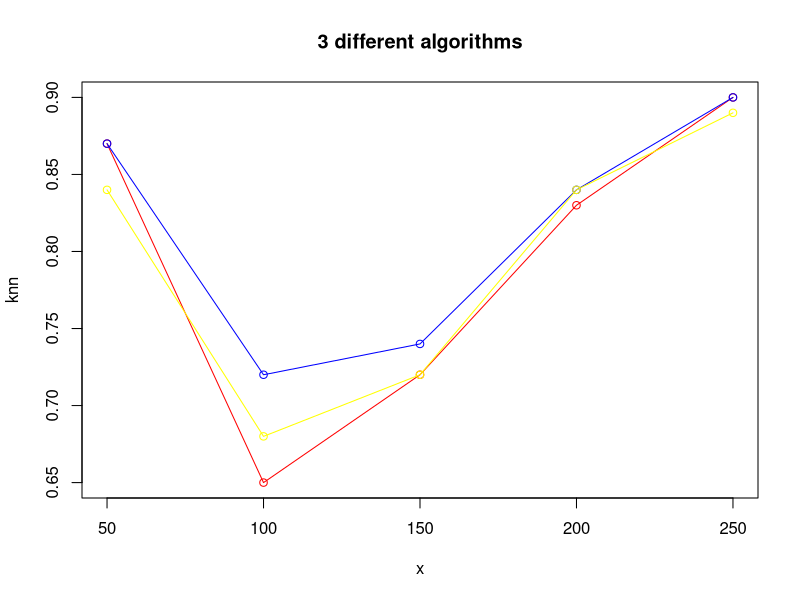

Here is the R script that generated this plot:
x=c(50,100,150,200,250)
knn=c(0.87,0.65,0.72,0.83,0.90)
DT=c(0.87,0.72,0.74,0.84,0.90)
NB=c(0.84,0.68,0.72,0.84,0.89)

# Give the chart file a name.
png(file = "line_diagram.jpg")

# Plot the bar chart.
plot(x,knn,type = "o",col = "red",
     main = "3 different algorithms")

lines(x,DT, type = "o", col = "blue")
lines(x,NB, type = "o", col = "yellow")
# Save the file.
dev.off()
